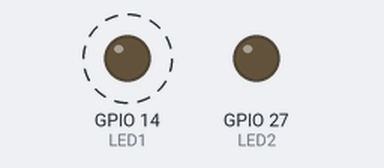
Recording of a sketch running on a simulated ESP32. Shown: output pins drawn as LEDs (lit = HIGH). Dashed ring = blinking.

Above: at 0.15 s.
Timing chart, 0 to 3.0 s (numbered marks = the images above):
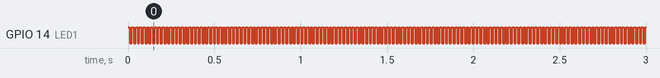

The sketch:

Minipractica1.ino
```cpp
/*
 *Universidad Nacional Autónoma de México
 *Facultad de Ciencias
 *Licenciatura en Ciencias de la Computación
 *Seminario de Ciencias de la Computación A: Introducción al Internet de las Cosas
 *
 *Basado en DigitalOutput
 *Escrito por: M. en I. Valente Vázquez Velázquez
 *Última modificación: 1-enero-2023
 *https://sites.google.com/ciencias.unam.mx/introduccion-iot-fc/inicio
*/

//Defino pines
#define LED1 14
#define LED2 27

void setup() {
  //Declaro los pines como salida
  pinMode(LED1, OUTPUT);
  pinMode(LED2, OUTPUT);
}

void loop() {
  //Enciendo led1 durante 11 ms
  digitalWrite(LED1, HIGH);
  delay(11);

  //Apago led1 durante 11 ms
  digitalWrite(LED1, LOW);
  delay(11);
}


//El periodo es 11+11 milisegundos convertido en segundos
//La frecuencia es 1/periodo

//El periodo es 22 milisegundos = 0.022 segundos
//La frecuencia entonces es 1 / 0.022 segundos = 45.454 Hz

/*
 * Equipo
 * Trujillo Beltran Zianya
 * Romero Cruz Fernando
 */
```

Measured:
- by itself, GPIO 14 (LED1): alternates HIGH for 0.01 s and LOW for 0.01 s
